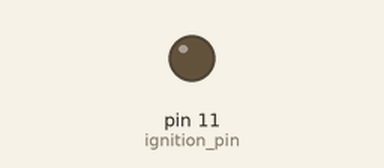
Recording of a sketch running on a simulated Arduino Uno, built with avr-gcc and run on an emulated ATmega328P. Parts: output pins drawn as LEDs (lit = HIGH). What the sketch prints to the serial monitor is not drawn.

Above: at 0.1 s.
Timing chart, 0 to 8.5 s (numbered marks = the images above):
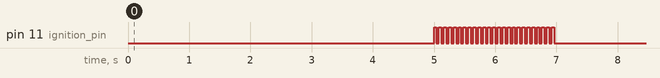

The sketch:

IgnitionTestSimple.ino
```cpp
const int ignition_pin = 11;
const int signal_length = 40;

void setup() {

  Serial.begin(9600);
  while(!Serial);
  // put your setup code here, to run once:
  TCCR2B = TCCR2B & B11111000 | B00000111; // for PWM frequency of 30.64 Hz for Pin 3 and 11
  pinMode(ignition_pin, OUTPUT);

  delay(5000);
  int loop_start = 0;

  for (int i = 0; i <25;i++) {
    loop_start = millis(); //new line
    analogWrite(ignition_pin,255);
    delay(signal_length);
    analogWrite(ignition_pin,0);
    delay(signal_length);
    Serial.println(millis()-loop_start); //new line

  }

}


void loop() {


  // put your main code here, to run repeatedly:

}
```
